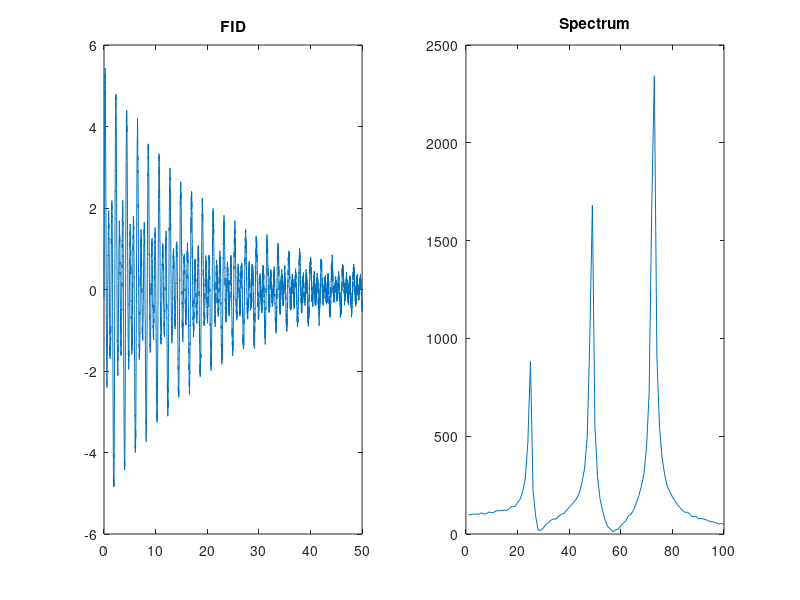

Write the MATLAB code that produced this figure.
%% This is a demo code for the MRI part of the course BME2103
% To demonstrate the Fourier transform of a free induction decay (FID) to an NMR spectrum.
% To be note: The data is a synthesized data not a real NMR data.
% Author: Dr. Jianpan Huang, Email: jianpanhuang@outlook.com, 20230214
clear all, close all, clc;

%% Set parameters
w1 = 3; % frequency of a group 1
w2 = 6; % frequency of a group 2
w3 = 9; % frequency of a group 3
t = 0:0.01:50; % time, in ms
t2 = 20; % T2 relaxation, in ms

%% Simulate FID signal
fid1 = 1*sin(w1*t).*exp(-t/t2);
fid2 = 2*sin(w2*t).*exp(-t/t2);
fid3 = 3*sin(w3*t).*exp(-t/t2);
fid = fid1 + fid2 + fid3 + 0.1*randn(size(t)); % sum of signal with noise

%% Fourier transform of FID
spec = fftshift(fft(fid));

%% Visualize the results
figure, 
subplot(1,2,1), plot(t, fid);
title("FID");
subplot(1,2,2), plot(abs(spec(round(length(fid)/2):length(fid)/2+100)));
title("Spectrum");
